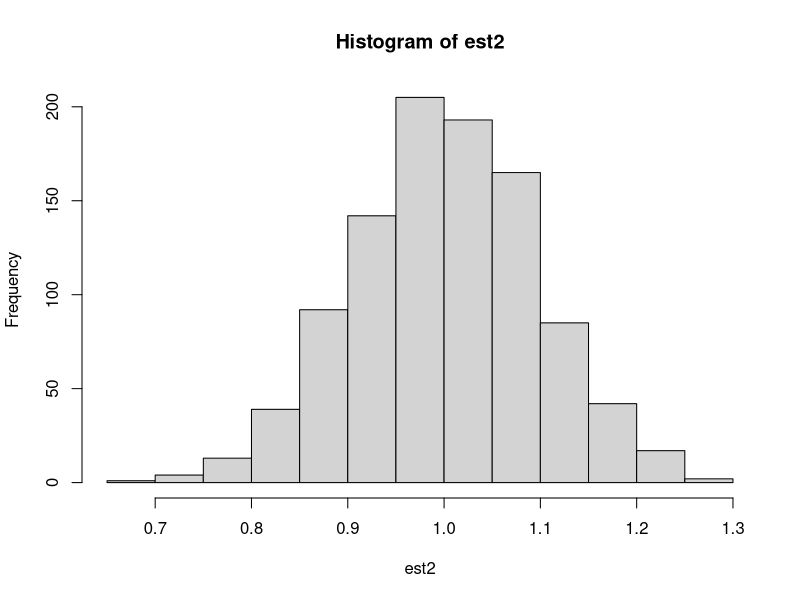
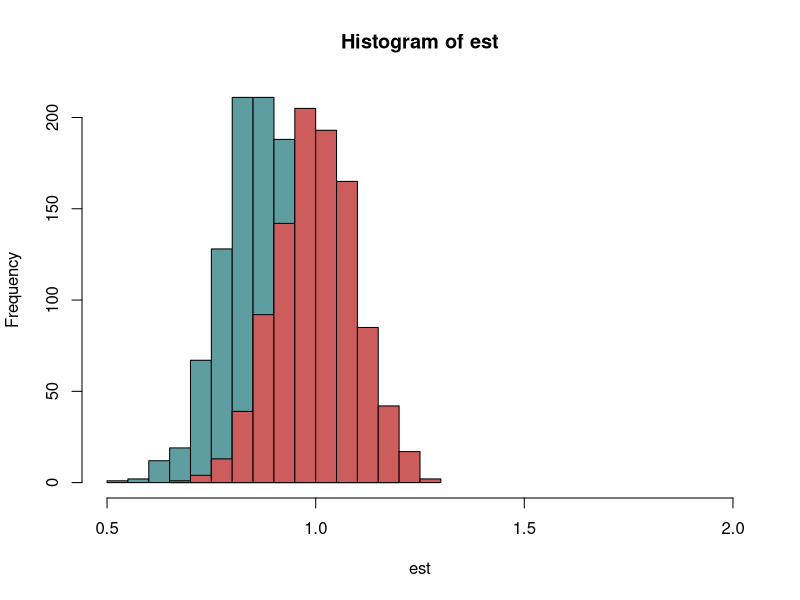
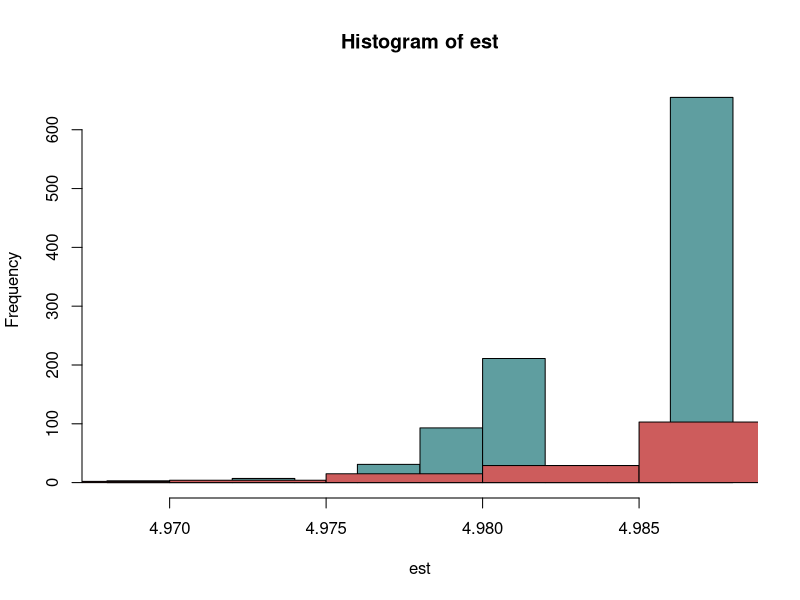
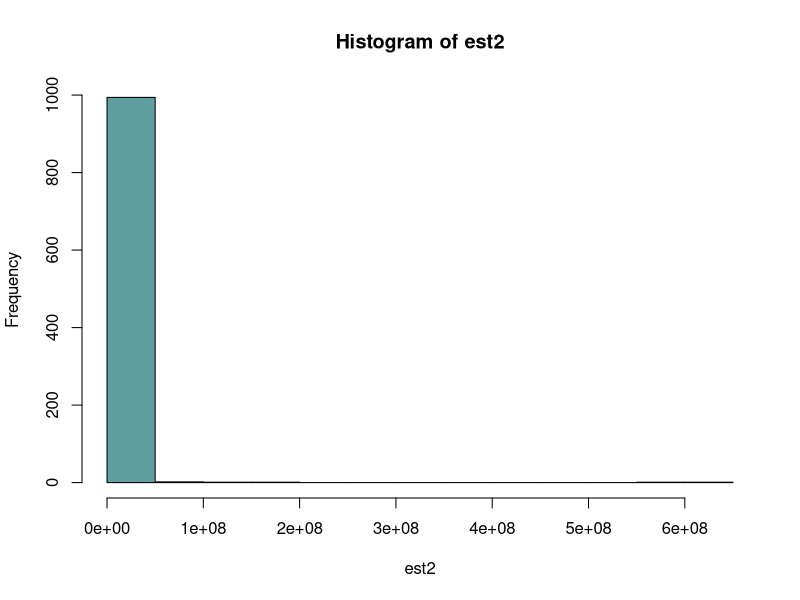
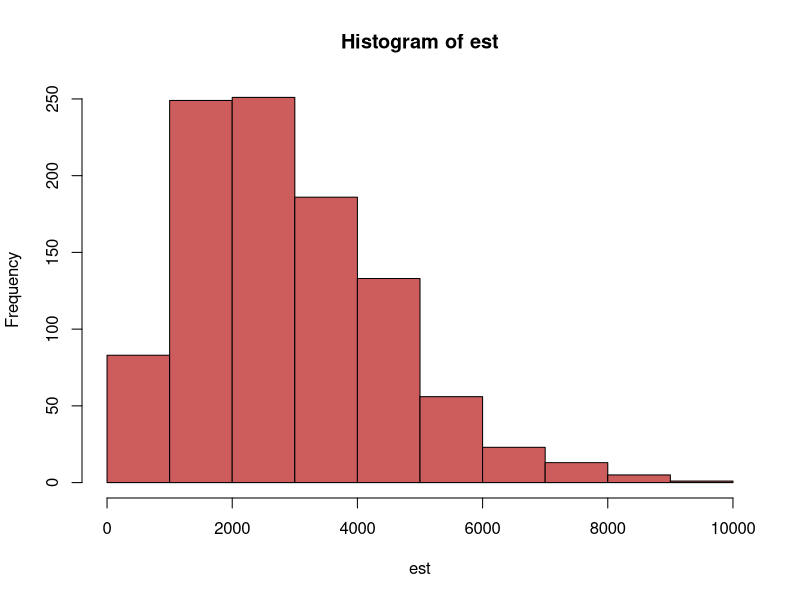

Here is the R script that generated these plots, in order:
## ---- chunk 1
library(ggplot2)
## ---- chunk 2
data = rnorm(1000, 1, 3)
mean(data)

est=NULL
for (i in 1:1000){
  boot = sample(data, 1000, replace=TRUE)
  mean = mean(boot)
  est = append(est, mean)
}
mean(est)
sd(est)
## ---- chunk 3
est2=NULL
for (i in 1:1000){
  data = rnorm(1000, 1, 3)
  mean = mean(data)
  est2 = append(est2, mean)
}
mean(est2)
sd(est2)
hist(est2)
## ---- chunk 4
par(mfrow=c(1,1))
hist(est, col = "cadetblue", xlim=c(0.5,2))
hist(est2, col="indianred", add=TRUE)
## ---- chunk 5
data = runif(1000, 0, 5)
max(data)

est=NULL
for (i in 1:1000){
  boot = sample(data, 1000, replace=TRUE)
  maxi = max(boot)
  est = append(est, maxi)
}

max(est)
sd(est)

est2=NULL
for (i in 1:1000){
  data = runif(1000, 0, 5)
  maxi = max(data)
  est2 = append(est2, maxi)
}
max(est2)
sd(est2)

hist(est, col = "cadetblue")
hist(est2, col="indianred", add=TRUE)
## ---- chunk 6
1-(1-(1/1000))^1000
## ---- chunk 7
data = rcauchy(1000, 1, 2)
mean(data)

est=NULL
for (i in 1:1000){
  boot = sample(data, 1000, replace=TRUE)
  vari = var(boot)
  est = append(est, vari)
}

est2=NULL
for (i in 1:1000){
  data = rcauchy(1000, 1, 2)
  vari = var(data)
  est2 = append(est2, vari)
}
mean(est2)
mean(est)
sd(est2)
sd(est)

hist(est2, col = "cadetblue") #spectacular failure
hist(est, col="indianred")
